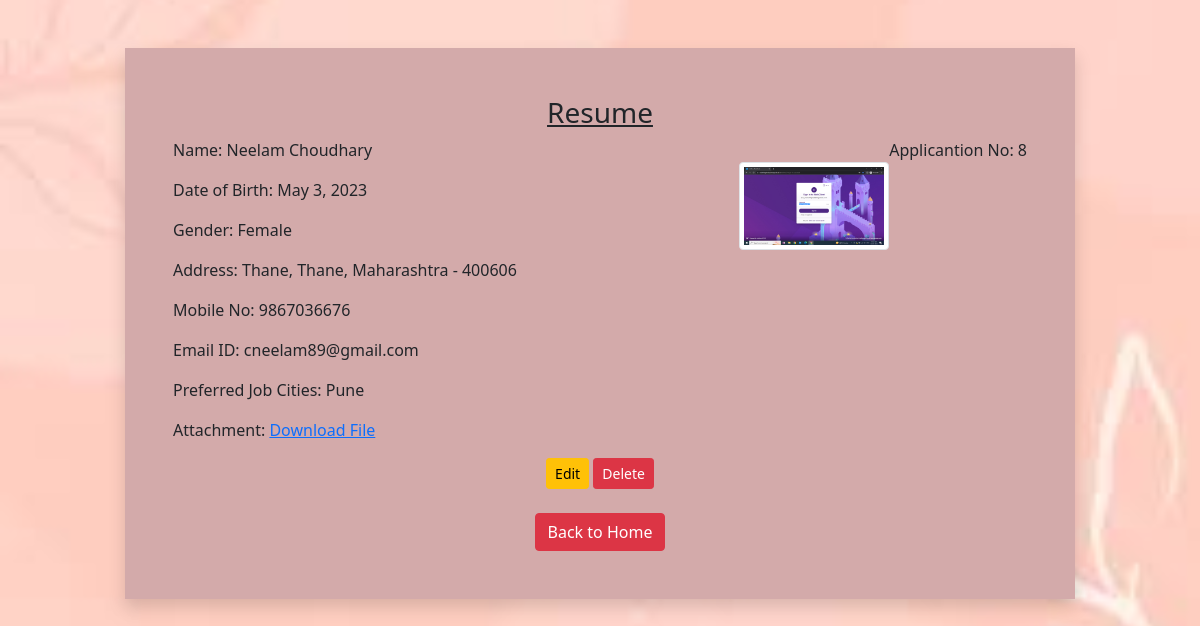
Page /home/8 on the committed database.
### myapp/models.py (models this page shows)
class Resume(models.Model):
 user=models.ForeignKey(User,on_delete=models.CASCADE)
 name = models.CharField(max_length=100)
 dob = models.DateField(auto_now=False, auto_now_add=False,null=True)
 gender = models.CharField(max_length=100)
 locality = models.CharField(max_length=100)
 city = models.CharField(max_length=100)
 pin = models.PositiveIntegerField()
 state = models.CharField(choices=STATE_CHOICE, max_length=50)
 mobile = models.PositiveIntegerField()
 email = models.EmailField()
 job_city = models.CharField(max_length=50)
 profile_image = models.ImageField(upload_to='profileimg', blank=True)
 my_file = models.FileField(upload_to='doc', blank=True) # even we can leave it blank

### myapp/views.py (the view)
# urls.py: path('home/<int:id>',views.CandidateView, name='candidate'),
def CandidateView(request,id):
    candidate = Resume.objects.get(pk=id)
    return render(request, 'myapp/candidate.html', {'candidate':candidate})

### myapp/templatetags/myfilter.py (called while the page is built)
@register.filter(name='remove_special')
def remove_chars(value, arg):
 for character in arg:
  value = value.replace(character, "")
 return value

### myapp/templates/myapp/candidate.html (shortened to what this page needs)
<!DOCTYPE html>
{% load myfilter %}
{% load static %}
<html lang="en">
<head>
  <link href="https://cdn.jsdelivr.net/npm/bootstrap@5.0.0-beta2/dist/css/bootstrap.min.css" rel="stylesheet">
 <link rel="stylesheet" href="{% static 'myapp/css/style.css' %}">
</head>
<body>
  <div class="container mt-5">
   <div class="row">
    <div class="col-sm-10 shadow p-5 offset-sm-1"  style="background-color:rgb(211, 170, 170);">
     <h3 class="text-center "><u>Resume</u></h3>
     <p class="float-end">Applicantion No: {{candidate.id}}</p>
     {% if candidate.profile_image %}
     <img src="{{candidate.profile_image.url}}" alt="" class="img-fluid img-thumbnail float-end mt-4" width="150" height="150">
{% endif %}
     <p>Name: {{candidate.name}}</p>
     <p>Date of Birth: {{candidate.dob}}</p>
     <p>Gender: {{candidate.gender}}</p>
     <p>Address: {{candidate.locality}}, {{candidate.city}}, {{candidate.state}} - {{candidate.pin}}</p>
     <p>Mobile No: {{candidate.mobile}}</p>
     <p>Email ID: {{candidate.email}}</p>
     <p>Preferred Job Cities: {{candidate.job_city|remove_special:"[]'"}}</p>
     <p>Attachment: <a href="{{candidate.my_file.url}}">Download File</a></p>
    <div class="text-center">
      <a href="{% url 'updatedata' candidate.id %}" class="btn btn-warning btn-sm">Edit</a>
          <form action="{% url 'deletepost' candidate.id %}" method="post" class="d-inline"> {% csrf_token %}
          <input type="submit" class="btn btn-danger btn-sm" value="Delete">
         </form>
       <br>
       <br>
     <a href="/" class="btn btn-danger">Back to Home</a>
    </div>
    </div>
   </div>
  </div>
</body>
</html>

### myapp/static/myapp/css/style.css (style rules this page uses)
body { background-image: url("/static/myapp/images/a.jpg"); background-size: cover; position:relative; background-position:center; }

### rows in the picture
Resume: id "8", profile_image (picture), name "Neelam Choudhary", dob "May 3, 2023", gender "Female", locality "Thane", city "Thane", state "Maharashtra", pin "400606", mobile "9867036676", email "cneelam89@gmail.com", job_city|remove_special "Pune"
